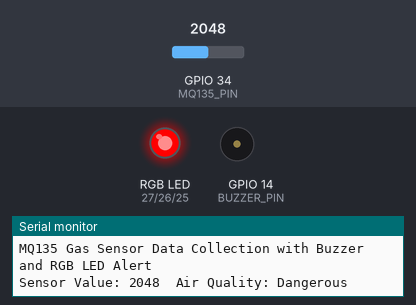
This sketch was run on a simulated ESP32. On the bench: an RGB LED mixed from three pins (HIGH = lit), buzzer (waves = sounding, pin HIGH), the last lines printed to the serial monitor. The inputs (shaded band) are chosen by the test bench; at power-on: GPIO 34 (MQ135_PIN) = 2048. WiFi joins after 1.5 s; servers stay silent unless stated.

Above: at 3.0 s.
3.1 s: GPIO 34 (MQ135_PIN) set to 1966
At 5.7 s:
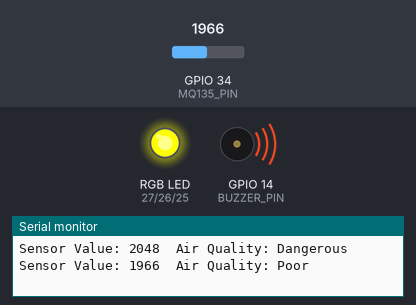
7.3 s: GPIO 34 (MQ135_PIN) set to 1233
10.8 s: GPIO 34 (MQ135_PIN) set to 1147
At 11.9 s:
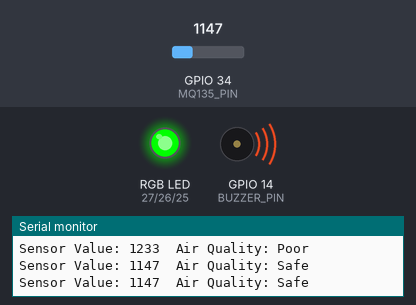
12.3 s: GPIO 34 (MQ135_PIN) set to 1228
At 13.1 s:
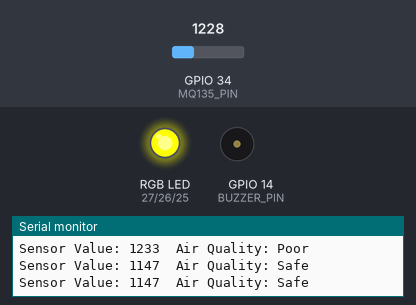
16.5 s: GPIO 34 (MQ135_PIN) set to 1160
At 17.6 s:
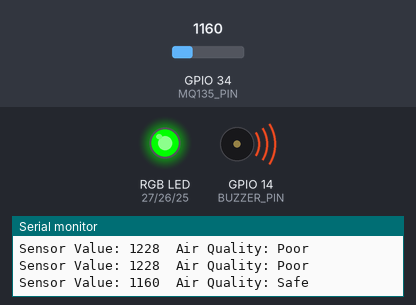
Timing chart, 0 to 19.3 s (numbered marks = the images above; inputs shaded):
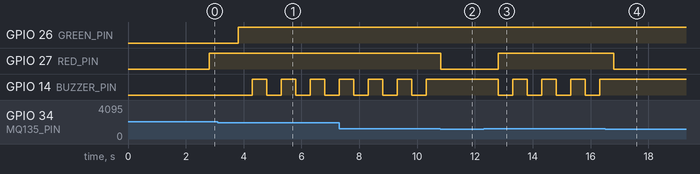

The sketch:

FinalProjectMBKM-AirImmortal.ino
```cpp
#define BLYNK_TEMPLATE_ID "TMPL6rvymfhhh"
#define BLYNK_TEMPLATE_NAME "Air Immortal"

#include <Wire.h>
#include <Adafruit_Sensor.h>
#include <WiFi.h>
#include <BlynkSimpleEsp32.h>

// Define the pin connected to the MQ135 sensor and buzzer
#define MQ135_PIN 34
#define BUZZER_PIN 14

// Define the pins connected to the RGB LED
#define RED_PIN 27
#define GREEN_PIN 26
#define BLUE_PIN 25

// Thresholds for air quality
#define POOR_AIR_THRESHOLD 1200
#define DANGEROUS_AIR_THRESHOLD 2000

// Blynk Auth Token and Wi-Fi credentials
char auth[] = "kYqMSqdbls2uN7MEpltE6nuf8D6KqOAq"; // Replace with your Blynk Auth Token
char ssid[] = "Departemen Tanpa Internet";      // Replace with your Wi-Fi SSID
char pass[] = "fqkj4876";  // Replace with your Wi-Fi Password

// Blynk Timer
BlynkTimer timer;

// Function to send sensor value and air quality status to Blynk
void sendSensorData() {
  int sensorValue = analogRead(MQ135_PIN);
  Blynk.virtualWrite(V5, sensorValue);

  String airQuality;
  if (sensorValue > DANGEROUS_AIR_THRESHOLD) {
    // Dangerous air quality: Play constant tone and show red light
    digitalWrite(BUZZER_PIN, LOW); // Turn on the buzzer (low level trigger)
    setColor(255, 0, 0);           // Red color
    airQuality = "Dangerous";
  } else if (sensorValue > POOR_AIR_THRESHOLD) {
    // Poor air quality: Play alternating tone and show yellow light
    digitalWrite(BUZZER_PIN, LOW); // Turn on the buzzer (low level trigger)
    setColor(255, 255, 0);         // Yellow color
    delay(500);
    digitalWrite(BUZZER_PIN, HIGH); // Turn off the buzzer
    delay(500);
    airQuality = "Poor";
  } else {
    // Good air quality: Turn off the buzzer and show green light
    digitalWrite(BUZZER_PIN, HIGH); // Turn off the buzzer
    setColor(0, 255, 0);            // Green color
    airQuality = "Safe";
  }

  // Send air quality status to Blynk
  Blynk.virtualWrite(V6, airQuality);

  // Print sensor value and air quality status to the Serial Monitor
  Serial.print("Sensor Value: ");
  Serial.print(sensorValue);
  Serial.print("\tAir Quality: ");
  Serial.println(airQuality);
}

void setup() {
  // Initialize serial communication at 115200 baud rate
  Serial.begin(115200);

  // Initialize the analog pin as input and buzzer pin as output
  pinMode(MQ135_PIN, INPUT);
  pinMode(BUZZER_PIN, OUTPUT);

  // Initialize the RGB LED pins as outputs
  pinMode(RED_PIN, OUTPUT);
  pinMode(GREEN_PIN, OUTPUT);
  pinMode(BLUE_PIN, OUTPUT);

  // Print a message to indicate the start of the program
  Serial.println("MQ135 Gas Sensor Data Collection with Buzzer and RGB LED Alert");

  // Connect to Blynk
  Blynk.begin(auth, ssid, pass);

  // Set a timer to send data to Blynk every second (1000ms)
  timer.setInterval(1000L, sendSensorData);
}

void loop() {
  // Run Blynk
  Blynk.run();

  // Run Blynk Timer
  timer.run();
}

// Function to set the color of the RGB LED
void setColor(int red, int green, int blue) {
  analogWrite(RED_PIN, red);
  analogWrite(GREEN_PIN, green);
  analogWrite(BLUE_PIN, blue);
}
```

Measured:
- the behaviour switches between 2001 and 2000 on GPIO 34 (MQ135_PIN) (found by bisection; images 0 and 1)
- the behaviour switches between 1201 and 1200 on GPIO 34 (MQ135_PIN) (found by bisection; images 1 and 2)
- after the input at 3.1 s, GPIO 26 (GREEN_PIN): LOW → HIGH after 0.70 s; GPIO 14 (BUZZER_PIN): alternates HIGH for 0.50 s and LOW for 0.50 s, starting after 1.2 s
- after the input at 10.8 s, GPIO 27 (RED_PIN): HIGH → LOW at once; GPIO 14 (BUZZER_PIN): stays HIGH (without the input it goes to LOW after 0.01 s)
- after the input at 12.3 s, GPIO 27 (RED_PIN): LOW → HIGH after 0.50 s; GPIO 14 (BUZZER_PIN): alternates HIGH for 0.50 s and LOW for 0.50 s, starting after 0.50 s
- after the input at 16.5 s, GPIO 27 (RED_PIN): HIGH → LOW after 0.31 s; GPIO 14 (BUZZER_PIN): stops changing and stays HIGH
